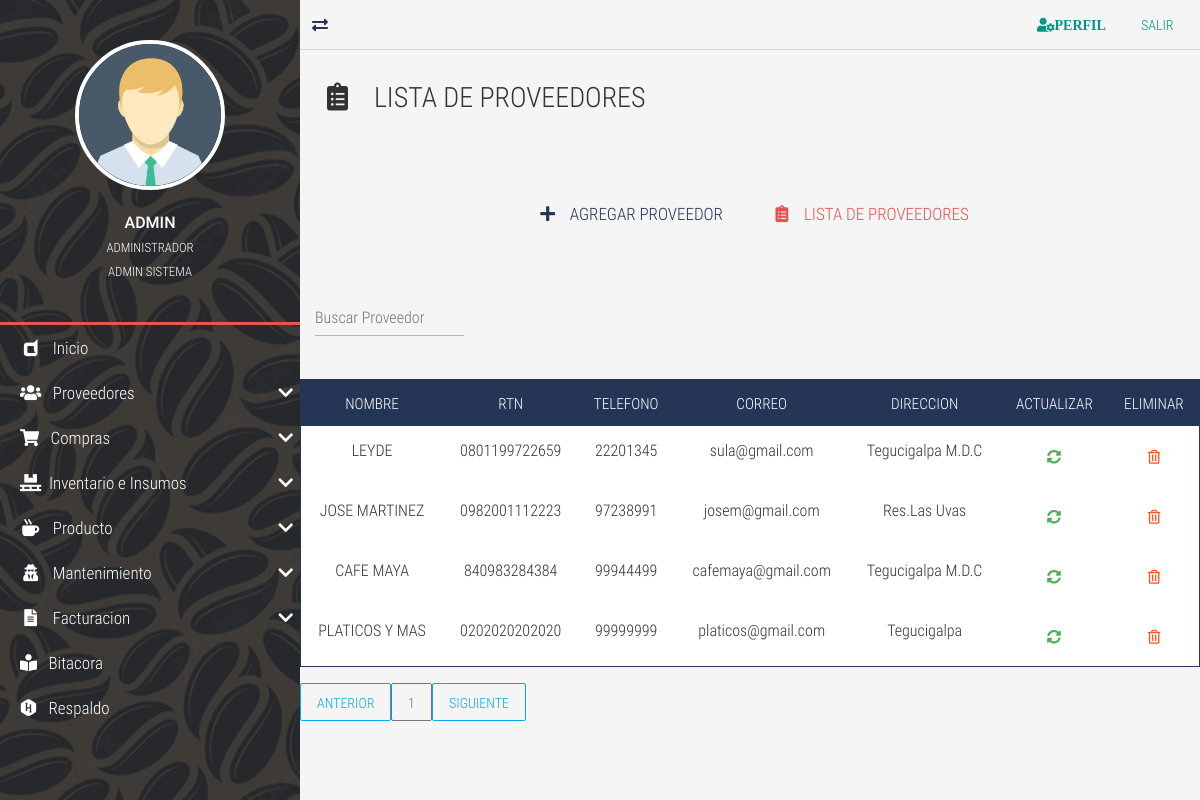
The app's page /proveedor-list/ (signed in), older data.
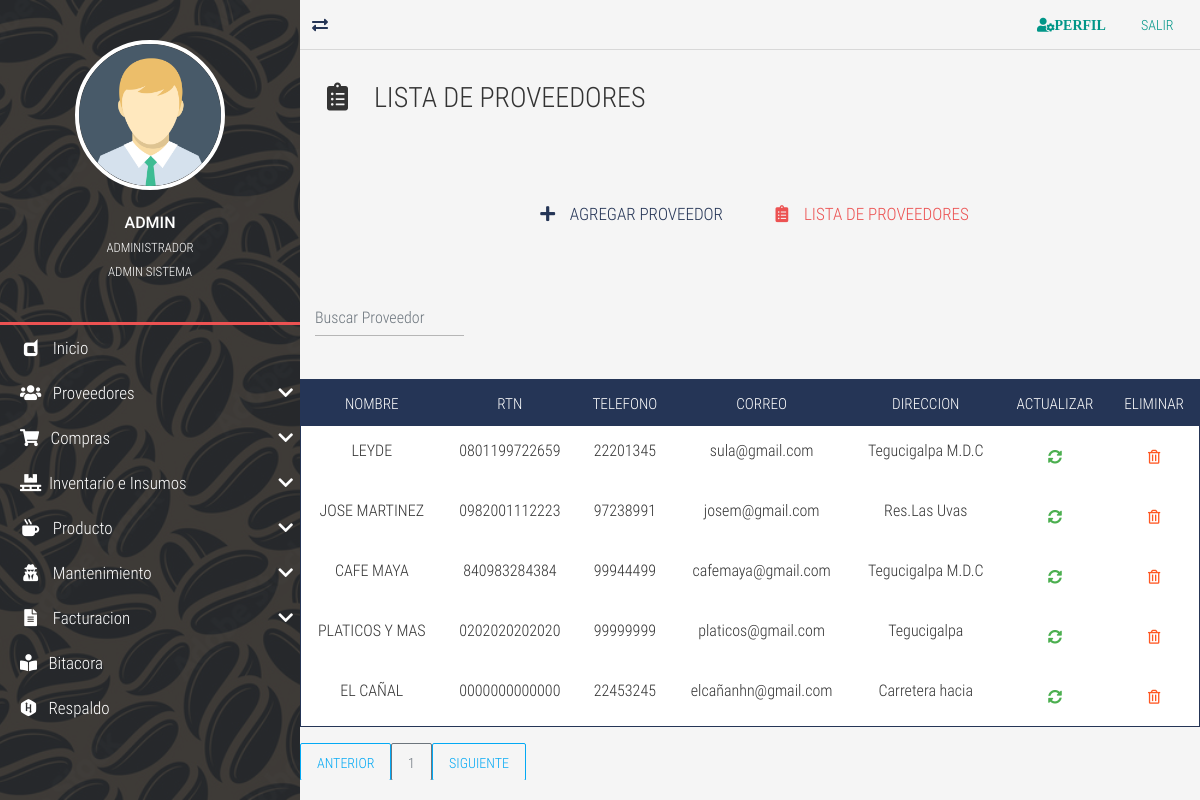
The same page, newer data.
### tables this page shows
CREATE TABLE `TBL_Proveedores` (
  `id_Proveedores` int NOT NULL AUTO_INCREMENT,
  `nom_proveedor` varchar(45) DEFAULT NULL,
  `rtn_proveedor` varchar(50) DEFAULT NULL,
  `tel_proveedor` varchar(50) DEFAULT NULL,
  `correo_proveedor` varchar(45) NOT NULL,
  `dir_proveedor` varchar(45) DEFAULT NULL,
  PRIMARY KEY (`id_Proveedores`) USING BTREE
);

### controladores/vistasControlador.php (called while the page is built)
<?php
	require_once "./modelos/vistasModelo.php";
	class vistasControlador extends vistasModelo{
		public function obtener_plantilla_controlador(){
			return require_once "./vistas/plantilla.php";
		}
		public function obtener_vistas_controlador(){
			if(isset($_GET['views'])){
				$ruta=explode("/", $_GET['views']);
				$respuesta=vistasModelo::obtener_vistas_modelo($ruta[0]);
			}else{
				$respuesta="login";
			}
			return $respuesta;
		}
	}

### index.php (called while the page is built, shortened)
<?php
	require_once "./controladores/vistasControlador.php";
	$plantilla = new vistasControlador();
	$plantilla->obtener_plantilla_controlador();

### modelos/vistasModelo.php (called while the page is built, shortened)
<?php
	class vistasModelo{
		protected static function obtener_vistas_modelo($vistas){
			$listaBlanca=["restaurar","respaldo","bitacora","prueba","proveedor-list","proveedor-new","proveedor-update","client-update","facturacion"
			,"home","insumos-list","insumos-new","insumos-update","objetos-list","objetos-new","objetos-update","inventario-list","producto-list","producto-new",
			"reservation-pending","reservation-search","producto-update","user-list","rol-list","permisos-list","reservation-reservation","user-new","user-search",
			"user-update","salir","compra-list", "compra-update" ,"compra-new","compra-search","compra-detalle", "parametros-list", "preguntas-list", "Tipo-Producto-new", "recetario-list",
			"perfilusuario","movimiento-inventario"];
			if(in_array($vistas, $listaBlanca)){
				if(is_file("./vistas/contenidos/".$vistas."-view.php")){
					$contenido="./vistas/contenidos/".$vistas."-view.php";
				}else{
					$contenido="404";
				}
			}elseif($vistas=="login" || $vistas=="index" || $vistas=="prueba" || $vistas=="rec-correo" || $vistas=="rec-preguntas" || $vistas=="cambiocontrasena"
			|| $vistas=="primer-ingreso" || $vistas=="verifica-codigo" || $vistas=="autoregistro" || $vistas=="preguntasusuario" || $vistas=="rsp"){
				$contenido="login";
			}else{
				$contenido="404";
			}
			return $contenido;
		}
	}

### vistas/contenidos/proveedor-list-view.php (the view, shortened to what this page needs)
<div class="full-box page-header">
	<h3 class="text-left">
		<i class="fas fa-clipboard-list fa-fw"></i> &nbsp; LISTA DE PROVEEDORES
	</h3>
</div>
<div class="container-fluid">
	<ul class="full-box list-unstyled page-nav-tabs">
		<li>
			<a href="<?php echo SERVERURL; ?>proveedor-new/"><i class="fas fa-plus fa-fw"></i> &nbsp; AGREGAR PROVEEDOR</a>
		</li>
		<li>
			<a class="active" href="<?php echo SERVERURL; ?>proveedor-list/"><i class="fas fa-clipboard-list fa-fw"></i> &nbsp; LISTA DE PROVEEDORES</a>
		</li>
		</ul>
</div>
<?php
$where="";
?>
      <div class="container-fluid">
  <form class="d-flex">
      <input class="form-control me-2 light-table-filter" data-table="table_id" type="text"
      placeholder="Buscar Proveedor">
      </form>
  </div>
  <br>
      <table class="table table-striped table-dark table_id text-center" id="tblDatos">
                         <thead>
                         <tr>
                        <th>NOMBRE</th>
                        <th>RTN</th>
                        <th>TELEFONO</th>
                        <th>CORREO</th>
                        <th>DIRECCION</th>
                    	<th>ACTUALIZAR</th>
						<th>ELIMINAR</th>
                        </tr>
                        </thead>
                        <tbody>
				<?php
include ("./cone.php");
$SQL="SELECT * FROM TBL_Proveedores
$where";
$dato = mysqli_query($conexion, $SQL);
if($dato -> num_rows >0){
    while($fila=mysqli_fetch_array($dato)){
?>
<tr>
<td><?php echo $fila['nom_proveedor']; ?></td>
<td><?php echo $fila['rtn_proveedor']; ?></td>
<td><?php echo $fila['tel_proveedor']; ?></td>
<td><?php echo $fila['correo_proveedor']; ?></td>
<td><?php echo $fila['dir_proveedor']; ?></td>
<td>
	<a href="<?php echo SERVERURL; ?>proveedor-update/<?php echo $fila['id_Proveedores']?>" class="btn btn-success">
		<i class="fas fa-sync-alt"></i>
	</a>
</td>
<td>
	<form class="FormularioAjax" action="<?php echo SERVERURL; ?>ajax/proveedorAjax.php" method="POST" data-form="delete" autocomplete="off">
	<button type="submit" class="btn btn-warning">
		<i class="far fa-trash-alt"></i>
	</button>
	</form>
</td>
</tr>
<?php
}
}else{
    ?>
    <tr class="text-center">
    <td colspan="16">No existen registros</td>
    </tr>
    <?php
}
?>
	</body>
  <div id="paginador" class=""></div>

### vistas/plantilla.php (shortened to what this page needs)
<!DOCTYPE html>
<html lang="es">
<head>
	<?php include "./vistas/inc/Link.php"; ?>
</head>
<body>
	<?php
		require_once "./controladores/vistasControlador.php";
		$IV = new vistasControlador();
		$vistas=$IV->obtener_vistas_controlador();
		if($vistas=="login" || $vistas=="404" || $vistas=="olvido-contrasena" || $vistas=="rec-correo" || $vistas=="rec-preguntas" || $vistas=="cambiocontrasena"
		 || $vistas=="primer-ingreso" || $vistas=="verifica-codigo" || $vistas=="autoregistro" || $vistas=="preguntasusuario" || $vistas=="rsp" ){
			require_once "./vistas/contenidos/".$vistas."-view.php";
		}else{
			require_once './controladores/loginControlador.php';
	?>
	<main class="full-box main-container">
		<?php include "./vistas/inc/NavLateral.php"; ?>
		<section class="full-box page-content">
			<?php
				include "./vistas/inc/NavBar.php";
				include  $vistas;
			?>
	<?php
		}
	?>
</body>
</html>

### vistas/inc/Link.php (shortened to what this page needs)
<link rel="stylesheet" href="<?php echo SERVERURL; ?>vistas/css/normalize.css">
<link rel="stylesheet" href="<?php echo SERVERURL; ?>vistas/css/bootstrap.min.css">
<link rel="stylesheet" href="<?php echo SERVERURL; ?>vistas/css/bootstrap-material-design.min.css">
<link rel="stylesheet" href="<?php echo SERVERURL; ?>vistas/css/all.css">
<link rel="stylesheet" href="<?php echo SERVERURL; ?>vistas/css/sweetalert2.min.css">
<link rel="stylesheet" href="<?php echo SERVERURL; ?>vistas/css/jquery.mCustomScrollbar.css">
<link rel="stylesheet" href="<?php echo SERVERURL; ?>vistas/css/style.css">
<link rel="stylesheet" href="<?php echo SERVERURL; ?>vistas/css/estilos-login.css">

### vistas/inc/NavLateral.php (shortened to what this page needs)
<section class="full-box nav-lateral">
	<div class="full-box nav-lateral-content">
		<figure class="full-box nav-lateral-avatar">
			<img src="<?php echo SERVERURL; ?>vistas/assets/avatar/Avatar.png" class="img-fluid" alt="Avatar">
			<figcaption class="roboto-medium text-center">
				<?php echo $_SESSION['usuario_login']?>
				<br><small class="roboto-condensed-light"><?php echo $_SESSION['nombre_usuario']?> </small>
				<br><small class="roboto-condensed-light"><?php echo $_SESSION['rol']?> </small>
			</figcaption>
		</figure>
		<div class="full-box nav-lateral-bar"></div>
		<nav class="full-box nav-lateral-menu">
			<ul>
			<?php
			if($_SESSION['rol']=='ADMIN SISTEMA'){
				?>
				<li>
					<a href="<?php echo SERVERURL; ?>home/"><i class="fab fa-dashcube fa-fw"></i> &nbsp; Inicio</a>
				</li>
				<li>
					<a href="#" class="nav-btn-submenu"><i class="fas fa-users fa-fw"></i> &nbsp; Proveedores <i class="fas fa-chevron-down"></i></a>
				</li>
				<li>
					<a href="#" class="nav-btn-submenu"><i class="fas fa-shopping-cart"></i></i> &nbsp; Compras <i class="fas fa-chevron-down"></i></a>
				</li>
				<li>
					<a href="#" class="nav-btn-submenu"><i class="fas fa-pallet fa-fw"></i> &nbsp;Inventario e Insumos <i class="fas fa-chevron-down"></i></a>
				</li>
				<li>
					<a href="#" class="nav-btn-submenu"><i class="fas fa-mug-hot fa-fw"></i> &nbsp; Producto <i class="fas fa-chevron-down"></i></a>
				</li>
				<li>
					<a href="#" class="nav-btn-submenu"><i class="fas  fa-user-secret fa-fw"></i> &nbsp; Mantenimiento <i class="fas fa-chevron-down"></i></a>
				</li>
				<li>
				<a href="#" class="nav-btn-submenu"><i class="fas  fa-file-alt fa-fw"></i> &nbsp; Facturacion <i class="fas fa-chevron-down"></i></a>
				</li>
				<li>
					<a href="<?php echo SERVERURL; ?>bitacora/"><i class="fas fa-book-reader"></i> &nbsp; Bitacora</a>
				</li>
				<li>
					<a href="<?php echo SERVERURL; ?>respaldo/"><i class="fab fa-hackerrank"></i></i> &nbsp; Respaldo</a>
				</li>
				<?php
				}?>
			</ul>
		</nav>
	</div>
</section>

### vistas/inc/NavBar.php
<nav class="full-box navbar-info">
	<a href="#" class="float-left show-nav-lateral">
		<i class="fas fa-exchange-alt"></i>
	</a>
	<a href="<?php echo SERVERURL; ?>perfilusuario/<?php echo$_SESSION['id_login']; ?>"> <button type="button"
	class="btn btn-primary"><i class="fas fa-user-cog">Perfil</i></button>
	</a>
	<a href="<?php echo SERVERURL?>salir/"><button type="button"
	class="btn btn-primary">Salir</button></a>
</nav>

### vistas/css/all.css (style rules this page uses)
.fa, .fas, .far, .fal, .fab { -moz-osx-font-smoothing: grayscale; -webkit-font-smoothing: antialiased; display: inline-block; font-style: normal; font-variant: normal; text-rendering: auto; line-height: 1; }
.fa-fw { text-align: center; width: 1.25em; }
.fa-book-reader:before { content: "\f5da"; }
.fa-chevron-down:before { content: "\f078"; }
.fa-clipboard-list:before { content: "\f46d"; }
.fa-dashcube:before { content: "\f210"; }
.fa-exchange-alt:before { content: "\f362"; }
.fa-file-alt:before { content: "\f15c"; }
.fa-hackerrank:before { content: "\f5f7"; }
.fa-mug-hot:before { content: "\f7b6"; }
.fa-pallet:before { content: "\f482"; }
.fa-plus:before { content: "\f067"; }
.fa-shopping-cart:before { content: "\f07a"; }
.fa-sync-alt:before { content: "\f2f1"; }
.fa-trash-alt:before { content: "\f2ed"; }
.fa-user-cog:before { content: "\f4fe"; }
.fa-user-secret:before { content: "\f21b"; }
.fa-users:before { content: "\f0c0"; }
.fab { font-family: 'Font Awesome 5 Brands'; }
.far { font-family: 'Font Awesome 5 Free'; font-weight: 400; }
.fa, .fas { font-family: 'Font Awesome 5 Free'; font-weight: 900; }

### vistas/css/style.css (style rules this page uses)
:root { --color-one: #F5F5F5; --color-two: #24292E; --color-three: #EC5252; --form-color: #14111A; --accent-color: #253556; --border-color: #D8D8D8; }
body,html { font-family: 'roboto_condensed_light'; width: 100vw; height: 100vh; background-color: var(--color-one); color: #333; font-size: 16px; }
.full-box { margin: 0; padding: 0; box-sizing: border-box; width: 100%; }
.page-header { padding: 30px 20px 60px 20px; }
.page-header > :nth-child(1) { padding-bottom: 7px; }
.page-nav-tabs { display: flex; justify-content: center; flex-wrap: wrap; margin-bottom: 30px; }
.page-nav-tabs li, .page-nav-tabs li a { height: 40px; line-height: 40px; }
.page-nav-tabs li { margin: 5px 20px; }
.page-nav-tabs li a { color: var(--accent-color); font-size: 17px; min-width: 200px; width: auto; display: block; text-align: center; user-select: none; transition: all .2s ease-in-out; border-bottom: 2px solid transparent; }
.page-nav-tabs li a.active { color: var(--color-three); cursor: none; pointer-events: none; }
.table .btn { margin-bottom: 0; }
.table thead th { color: #FFF; }
.table tbody tr { color: #333; transition: all .2s ease-in-out; }
.table-dark, .table { background-color: #fff; }
.table-dark { border: 1px solid var(--accent-color); }
.table-dark thead tr { background-color: var(--accent-color); }
.table-dark td, .table-dark thead th, .table-dark th { border: none; }
table form { margin-bottom: 0; }
.roboto-medium { font-family: 'roboto_medium_regular'; }
.roboto-condensed-light { font-family: 'roboto_condensed_light'; }
.main-container { height: 100%; position: absolute; top: 0; left: 0; overflow: hidden; }
.page-content, .nav-lateral { height: 100%; overflow: hidden; }
.page-content { position: relative; padding-left: 300px; transition: all .2s ease-in-out; padding-bottom: 20px; }
.nav-lateral { width: 300px; position: absolute; top: 0; left: 0; z-index: 1; transition: all .2s ease-in-out; background-image: url('../assets/img/adobe.jpg'); background-position: center center; background-size: cover; }
.nav-lateral-content { max-width: 300px; height: 100%; background-color: rgba(36, 41, 46, .8); }
.nav-lateral-bar { height: 3px; background-color: var(--color-three); }
.nav-lateral-avatar { padding: 40px 0; }
.nav-lateral-avatar img { width: 50%; margin: 0 auto; display: block; border: 4px solid #FFF; border-radius: 100%; }
.nav-lateral-avatar figcaption { margin-top: 20px; color: #FFF; }
.nav-lateral-menu { height: auto; }
.nav-lateral-menu ul { margin: 0; padding: 0; list-style: none; }
.nav-lateral-menu ul li { width: 100%; height: auto; }
.nav-lateral-menu ul li a { display: block; width: 100%; height: 45px; line-height: 45px; text-decoration: none; color: #FFF; font-size: 17px; box-sizing: border-box; padding-left: 20px; transition: all .2s ease-in-out; }
.nav-lateral-menu .fa-chevron-down, .nav-lateral-menu .fa-chevron-up { float: right; height: 45px; line-height: 45px; margin-right: 7px; transition: all .2s ease-in-out; }
.navbar-info { height: 50px; border-bottom: 1px solid var(--border-color); text-align: right; padding-right: 10px; }
.navbar-info a { color: var(--accent-color); height: 50px; min-width: 40px; text-align: center; line-height: 50px; display: inline-block; transition: all .2s ease-out; user-select: none; }

Row changes from the older to the newer data that the page shows:
added tbl_proveedores: nom_proveedor "EL CAÑAL", rtn_proveedor "0000000000000", tel_proveedor "22453245", correo_proveedor "elcañanhn@gmail.com", dir_proveedor "Carretera hacia"
